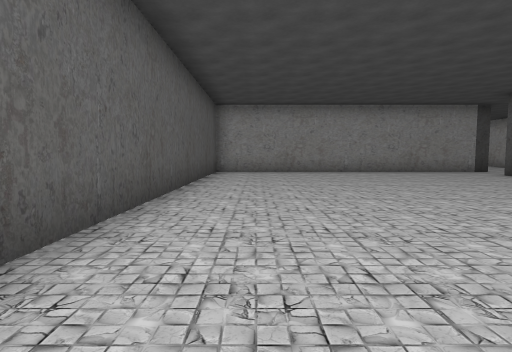
[1] (above)

17 first-person views from a walk through a 3-D level made in the Unity game engine. The camera is 1.3 m above the floor, tilts 4° down and sees 80° across. Doors are open. The floor is counted in squares, 2 m on a side. Each view is taken from the middle of a square. On the plan, view 1 faces up. The plan holds only what a view shows up to about 10 squares ahead; the rest is blank. The place goes on beyond the plan. The player character is not drawn.

[2]
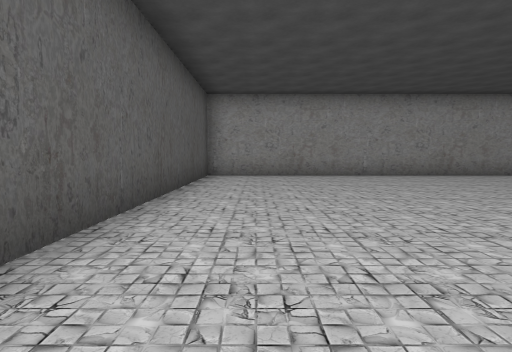

[3]
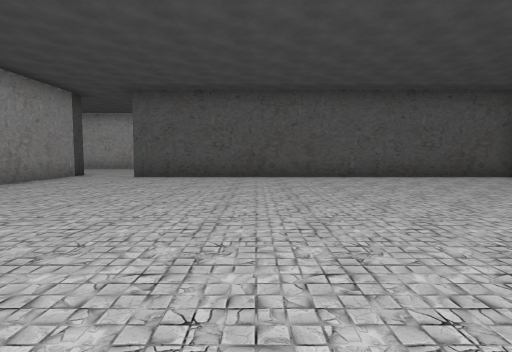

[4]
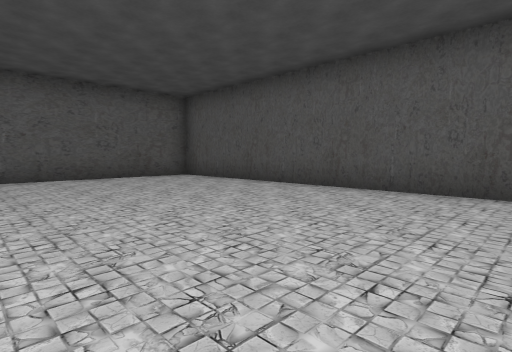

[5]
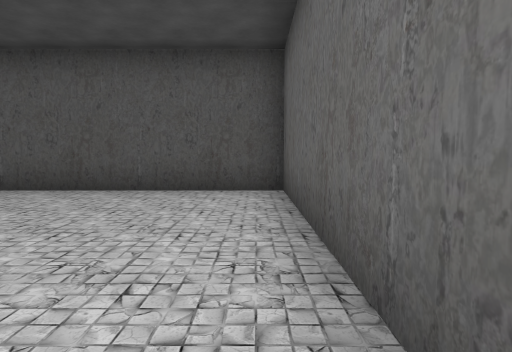

[6]
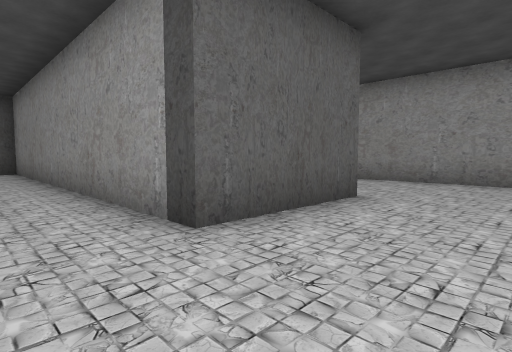

[7]
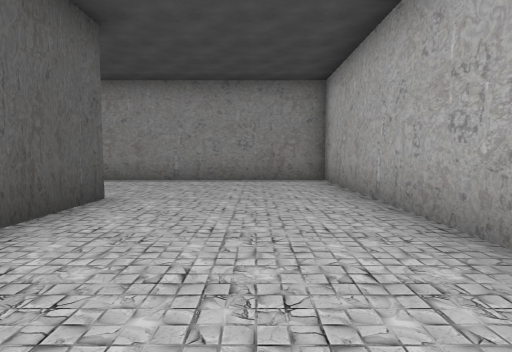

[8]
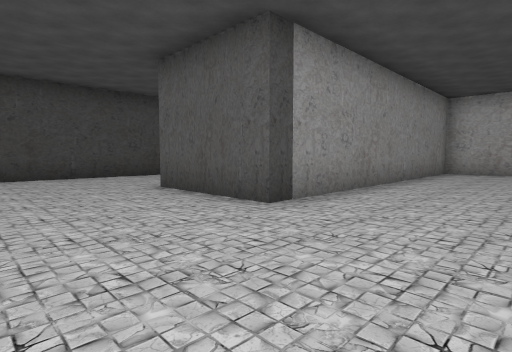

[9]
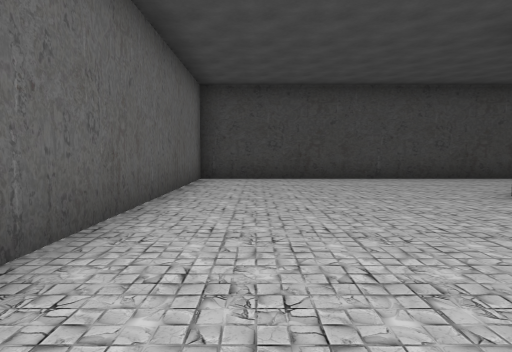

[10]
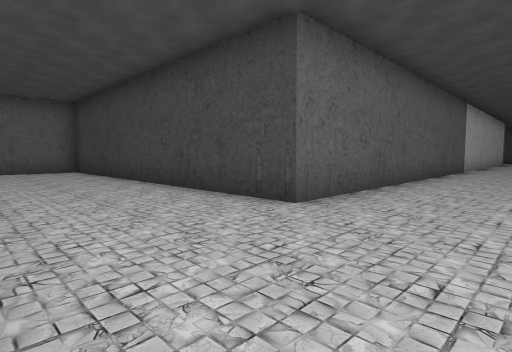

[11]
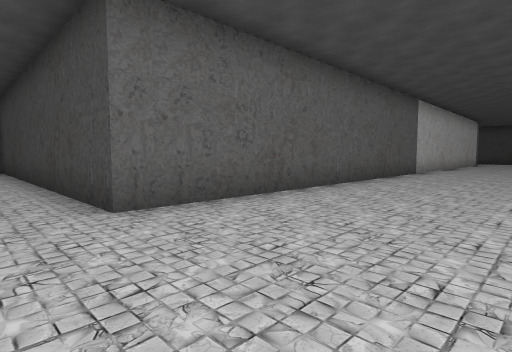

[12]
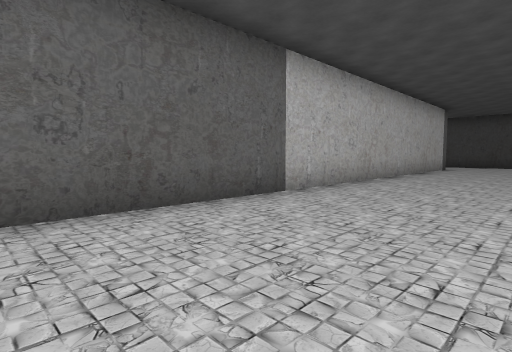

[13]
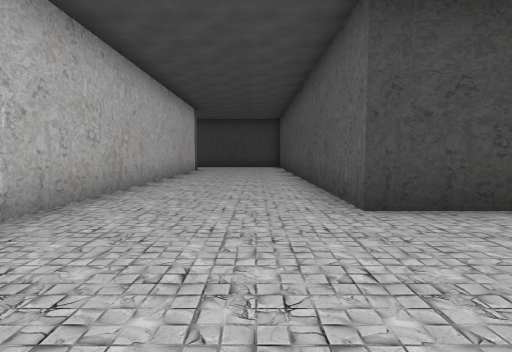

[14]
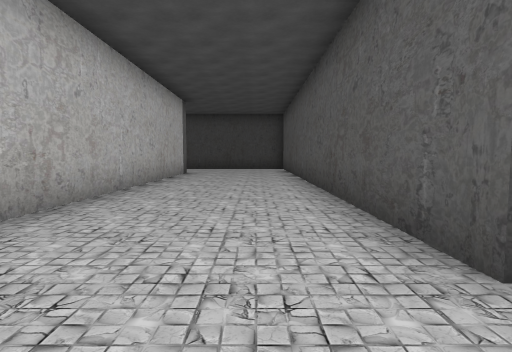

[15]
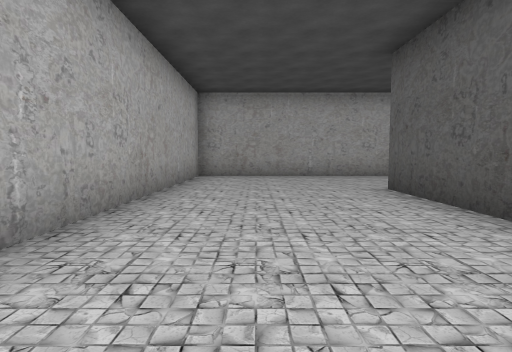

[16]
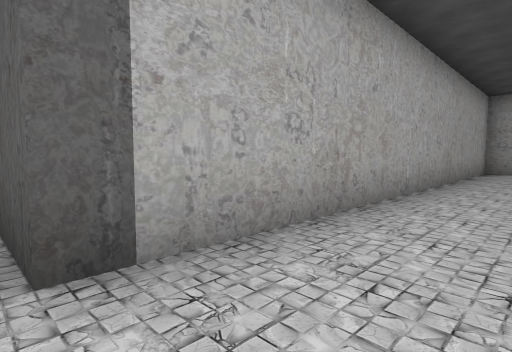

[17]
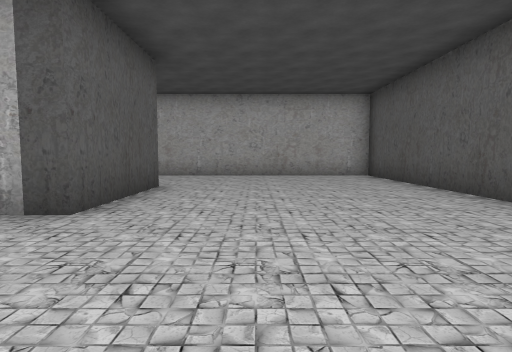

### Floor plan
Points are (right, up) in squares from view 1. A wall is a line through its corners. A room is listed if a view was taken in it or the views show most of it. See-through windows are left out.
Room 1 (views 1, 2, 3, 4, 5)
walls: (7.6, 11.5) (-1.5, 11.5) (-1.5, -1.5) (7.7, -1.5) (7.7, 9.5)
ways out: opening at (8, 10.5) to room 2
Room 2 (views 6, 7, 8, 9, 10, 11, 12, 13, 14, 15, 16, 17)
walls: (6.9, 20.7) (12.7, 20.7) (12.7, 32.7) (14, 32.7); (14, 35.5) (12.3, 35.5) (12.3, 44.1); (8.8, 14.6) (8.8, 11.5) (7.6, 11.5); (12.7, 12) (12.7, 17.7) (4, 17.7) (4, 20.7) (4.8, 20.7); (8.5, 44) (8.5, 24.3) (-1.5, 24.3) (-1.5, 14.5) (5.1, 14.5)
ways out: opening at (8, 10.5) to room 1

Positions as (right, up) in squares from view 1, and headings:
1: (0, 0), facing up
2: (0, 2), facing up
3: (-1, 6), facing right
4: (-1, 4), facing down-right
5: (-1, 4), facing down
6: (11, 10), facing up-left
7: (11, 10), facing up
8: (1, 15), facing up-right
9: (0, 16), facing up
10: (11, 21), facing up-left
11: (12, 23), facing up-left
12: (12, 30), facing up-left
13: (11, 32), facing up
14: (11, 34), facing up
15: (11, 30), facing down
16: (11, 33), facing down-right
17: (2, 24), facing down
